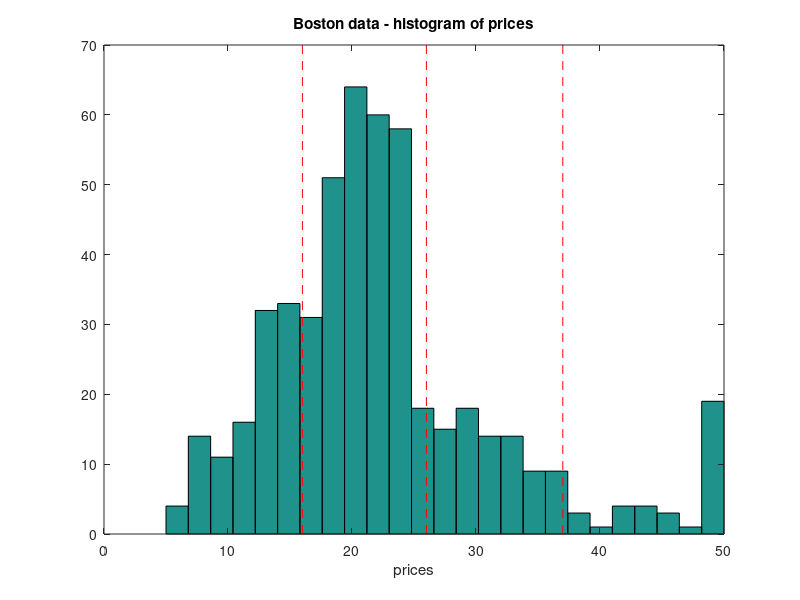

Write the MATLAB code that produced this figure.

load price.dat;

hist(price,25);
xlabel('prices');
title('Boston data - histogram of prices');
hold on;
T1 = 16;
T2 = 26;
T3 = 37;

plot([T1,T1], [0,70], 'r--');
plot([T2,T2], [0,70], 'r--');
plot([T3,T3], [0,70], 'r--');

%print prices.hist.eps -depsc;



N_Data = size(price,1);
Labels = ones(N_Data,1);

for i=1:N_Data
    
    if     price(i) < T1
           Labels(i) = 1;
    elseif price(i) < T2
           Labels(i) = 2;
    elseif price(i) < T3
           Labels(i) = 3;
    else   
           Labels(i) = 4;	   
    end
end

save labels.price Labels -ascii;
    	 
